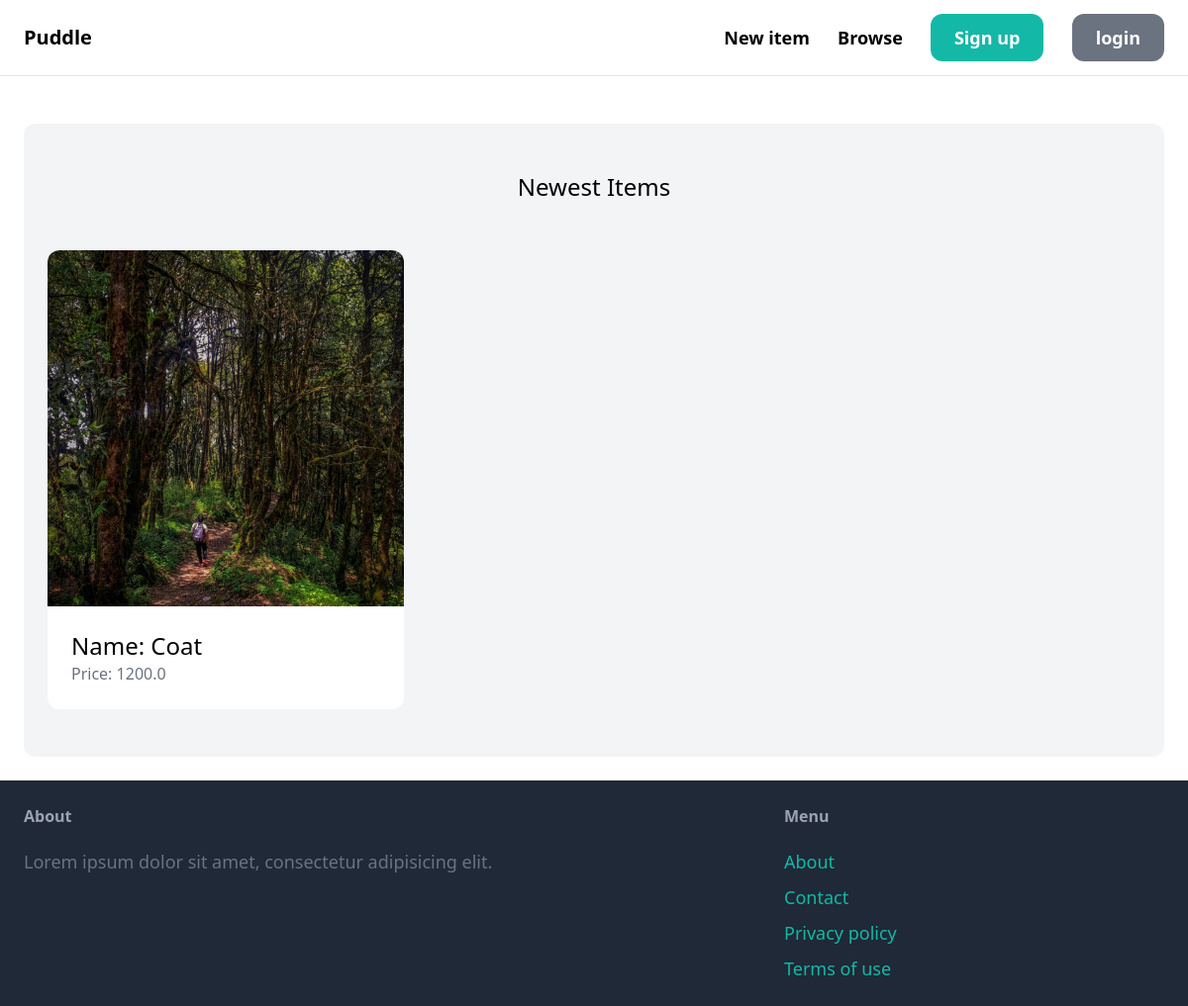
The page / on the database its author committed.
### item/models.py (models this page shows, shortened)
class Item(models.Model):
    category =models.ForeignKey(Category,related_name='items',on_delete=models.CASCADE)
    name = models.CharField(max_length=255)
    description = models.TextField(blank=True, null=True)
    price = models.FloatField()
    image = models.ImageField(upload_to='item_images', blank=True, null=True)
    is_sold = models.BooleanField(default=False)
    created_by = models.ForeignKey(User,related_name='items',on_delete=models.CASCADE)
    created_at = models.DateTimeField(auto_now_add=True)

### core/views.py (the view)
# urls.py: path('',views.index,name='index'),
def index(request):
    items = Item.objects.filter(is_sold=False)[0:6]
    categories = Category.objects.all()
    context = {
        'categories':categories,
        'items':items
    }
    return render(request,'core/index.html',context)

### core/templates/core/index.html (shortened to what this page needs)
{% extends 'core/base.html' %} {% block title %} Welcome {% endblock %}
{% block content %}
<div class="mt-6 px-6 py-12 bg-gray-100 rounded-xl">
  <h2 class="mb-12 text-2xl text-center">Newest Items</h2>
  <div class="grid grid-cols-3 gap-3">
    {% for item in items %}
    <div>
      <a href="{% url 'item:detail' item.id %}">
        <div>
          <img src="{{item.image.url}}" class="rounded-t-xl" />
        </div>
        <div class="p-6 bg-white rounded-b-xl">
          <h2 class="text-2xl">Name: {{item.name}}</h2>
          <p class="text-gray-500">Price: {{item.price}}</p>
        </div>
      </a>
    </div>
    {% endfor %}
  </div>
</div>
{% endblock %}

### rows shown on the page
Item: image (picture), name "Coat", price "1200.0"
